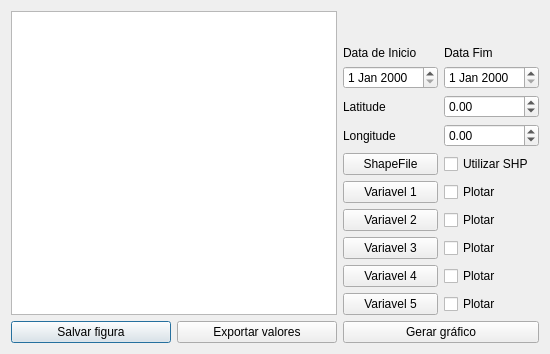
<?xml version="1.0" encoding="UTF-8"?>
<ui version="4.0">
 <class>Dialog</class>
 <widget class="QDialog" name="Dialog">
  <property name="geometry">
   <rect>
    <x>0</x>
    <y>0</y>
    <width>550</width>
    <height>354</height>
   </rect>
  </property>
  <property name="windowTitle">
   <string>CyMP - Visualizador Temporal</string>
  </property>
  <layout class="QVBoxLayout" name="verticalLayout_2">
   <item>
    <layout class="QGridLayout" name="gridLayout">
     <item row="3" column="0">
      <layout class="QHBoxLayout" name="horizontalLayout">
       <item>
        <widget class="QPushButton" name="bntSaveChart">
         <property name="text">
          <string>Salvar figura</string>
         </property>
        </widget>
       </item>
       <item>
        <widget class="QPushButton" name="bntExportValues">
         <property name="text">
          <string>Exportar valores</string>
         </property>
        </widget>
       </item>
      </layout>
     </item>
     <item row="3" column="1">
      <widget class="QPushButton" name="btnCreateGraph">
       <property name="text">
        <string>Gerar gráfico</string>
       </property>
      </widget>
     </item>
     <item row="0" column="1">
      <layout class="QGridLayout" name="gridLayout_3">
       <item row="11" column="0">
        <widget class="QPushButton" name="bntVar4">
         <property name="text">
          <string>Variavel 4</string>
         </property>
        </widget>
       </item>
       <item row="2" column="1">
        <widget class="QDateEdit" name="cldFim"/>
       </item>
       <item row="5" column="0">
        <widget class="QPushButton" name="bntSHP">
         <property name="text">
          <string>ShapeFile</string>
         </property>
        </widget>
       </item>
       <item row="2" column="0">
        <widget class="QDateEdit" name="cldInicio"/>
       </item>
       <item row="12" column="0">
        <widget class="QPushButton" name="bntVar5">
         <property name="text">
          <string>Variavel 5</string>
         </property>
        </widget>
       </item>
       <item row="5" column="1">
        <widget class="QCheckBox" name="cbSHP">
         <property name="text">
          <string>Utilizar SHP</string>
         </property>
        </widget>
       </item>
       <item row="4" column="0">
        <widget class="QLabel" name="label_2">
         <property name="text">
          <string>Longitude</string>
         </property>
        </widget>
       </item>
       <item row="8" column="1">
        <widget class="QCheckBox" name="chVar1">
         <property name="text">
          <string>Plotar</string>
         </property>
        </widget>
       </item>
       <item row="8" column="0">
        <widget class="QPushButton" name="bntVar1">
         <property name="text">
          <string>Variavel 1</string>
         </property>
        </widget>
       </item>
       <item row="10" column="0">
        <widget class="QPushButton" name="bntVar3">
         <property name="text">
          <string>Variavel 3</string>
         </property>
        </widget>
       </item>
       <item row="9" column="0">
        <widget class="QPushButton" name="bntVar2">
         <property name="text">
          <string>Variavel 2</string>
         </property>
        </widget>
       </item>
       <item row="0" column="0">
        <spacer name="verticalSpacer">
         <property name="orientation">
          <enum>Qt::Vertical</enum>
         </property>
         <property name="sizeHint" stdset="0">
          <size>
           <width>20</width>
           <height>40</height>
          </size>
         </property>
        </spacer>
       </item>
       <item row="9" column="1">
        <widget class="QCheckBox" name="chVar2">
         <property name="text">
          <string>Plotar</string>
         </property>
        </widget>
       </item>
       <item row="4" column="1">
        <widget class="QDoubleSpinBox" name="dpbLongitude">
         <property name="minimum">
          <double>-99.989999999999995</double>
         </property>
        </widget>
       </item>
       <item row="10" column="1">
        <widget class="QCheckBox" name="chVar3">
         <property name="text">
          <string>Plotar</string>
         </property>
        </widget>
       </item>
       <item row="3" column="1">
        <widget class="QDoubleSpinBox" name="dsbLatitude">
         <property name="frame">
          <bool>true</bool>
         </property>
         <property name="accelerated">
          <bool>false</bool>
         </property>
         <property name="keyboardTracking">
          <bool>true</bool>
         </property>
         <property name="minimum">
          <double>-99.989999999999995</double>
         </property>
        </widget>
       </item>
       <item row="11" column="1">
        <widget class="QCheckBox" name="chVar4">
         <property name="text">
          <string>Plotar</string>
         </property>
        </widget>
       </item>
       <item row="12" column="1">
        <widget class="QCheckBox" name="chVar5">
         <property name="text">
          <string>Plotar</string>
         </property>
        </widget>
       </item>
       <item row="3" column="0">
        <widget class="QLabel" name="label">
         <property name="text">
          <string>Latitude</string>
         </property>
        </widget>
       </item>
       <item row="1" column="0">
        <widget class="QLabel" name="label_3">
         <property name="text">
          <string>Data de Inicio</string>
         </property>
        </widget>
       </item>
       <item row="1" column="1">
        <widget class="QLabel" name="label_4">
         <property name="text">
          <string>Data Fim</string>
         </property>
        </widget>
       </item>
      </layout>
     </item>
     <item row="0" column="0">
      <widget class="QGraphicsView" name="graphicsView"/>
     </item>
    </layout>
   </item>
  </layout>
 </widget>
 <resources/>
 <connections/>
</ui>
